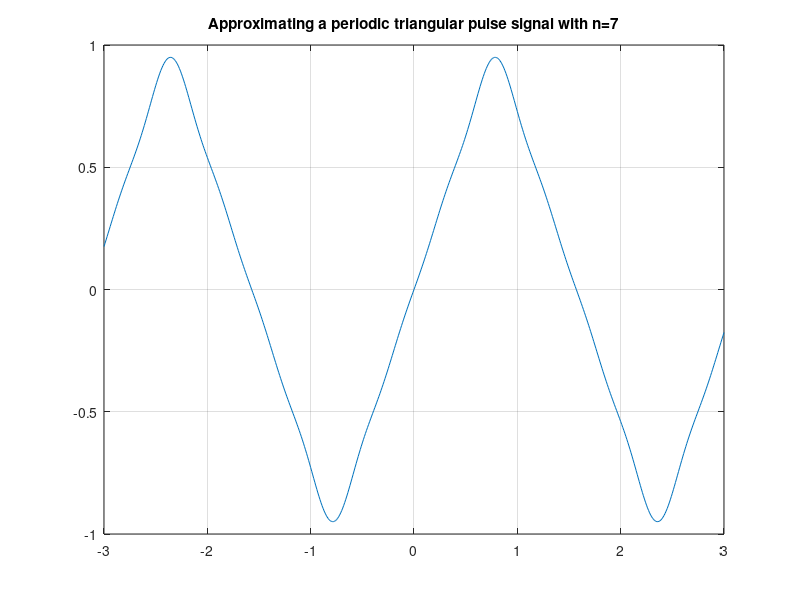

Write MATLAB code to recreate this figure.
clc,clear, close all;
% ECE 4750
% Fourier Series Analysis and synthesis
% -------------------------------------------------------------------------
Case = 0;
if Case
    n = 1 : 100; % Play with the number of desired harmonics
    t = -6 : 0.01 : 6;
    a_0 = 1/2;
    a_n = 2./(n*pi).*sin(n.*pi/2);
    b_n = 0;
    F = a_0;
    for K = 1 : length(n)
        F = F + a_n(K) .* cos(n(K).*t);
        % figure(K); plot(t, F); grid
    end
    
    figure(1); plot(t, F); grid;
    title(['Approximating a periodic pulse signal with n=',num2str(n(end))]);
else
    n = 1 : 7; % Play with the number of desired harmonics
    t = -3 : 0.01 : 3;
    a_0 = 0;
    b_n = 8/(pi^2)*(1./n.^2).*sin(n.*pi/2);
    a_n = 0;
    F = a_0;
    for K = 1 : length(n)
        F = F + b_n(K) .* sin(2*n(K).*t);
        % figure(K); plot(t, F); grid
    end
    figure(2); plot(t, F); grid;
    title(['Approximating a periodic triangular pulse signal with n=',num2str(n(end))]);

end

    
    